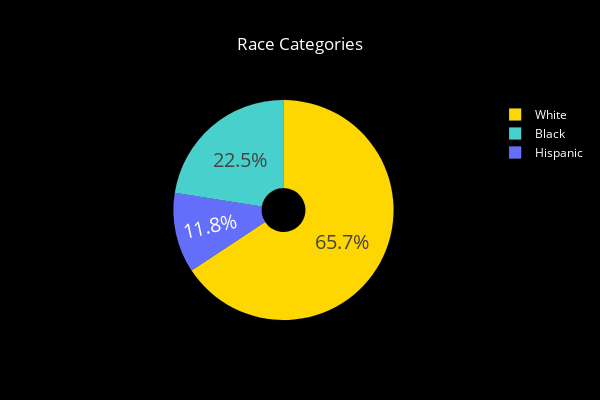

The notebook cell saved with this chart:
### Code cell
colors = ['gold', 'mediumturquoise']
labels = ['White','Black',"Hispanic"]
values = df['DODRace'].value_counts()
fig = go.Figure(data=[go.Pie(labels = labels,
                             values=values,hole=.2)])
fig.update_traces(textfont_size=20, marker=dict(colors=colors, line=dict(color='white', width=0.1)))
fig.update_layout(
    title_text="Race Categories",
    title_x=0.5,
    title_font_color="white",
    legend_title_font_color="yellow",
    paper_bgcolor="black",
    plot_bgcolor='black',
    font_color="white",
    height=400,
    width=600,
)
fig.show()
# Black:1298, Hispanic: 679, White:3792

### Figure 1 — Plotly figure (JSON) as saved in the notebook; plotly's stock layout.template omitted (floating-point values rounded to 4 significant figures)
{"data": [{"hole": 0.2, "labels": ["White", "Black", "Hispanic"], "marker": {"colors": ["gold", "mediumturquoise"], "line": {"color": "white", "width": 0.1}}, "textfont": {"size": 20}, "type": "pie", "values": [3792, 1298, 679]}], "layout": {"font": {"color": "white"}, "height": 400, "legend": {"title": {"font": {"color": "yellow"}}}, "paper_bgcolor": "black", "plot_bgcolor": "black", "title": {"font": {"color": "white"}, "text": "Race Categories", "x": 0.5}, "width": 600}}
